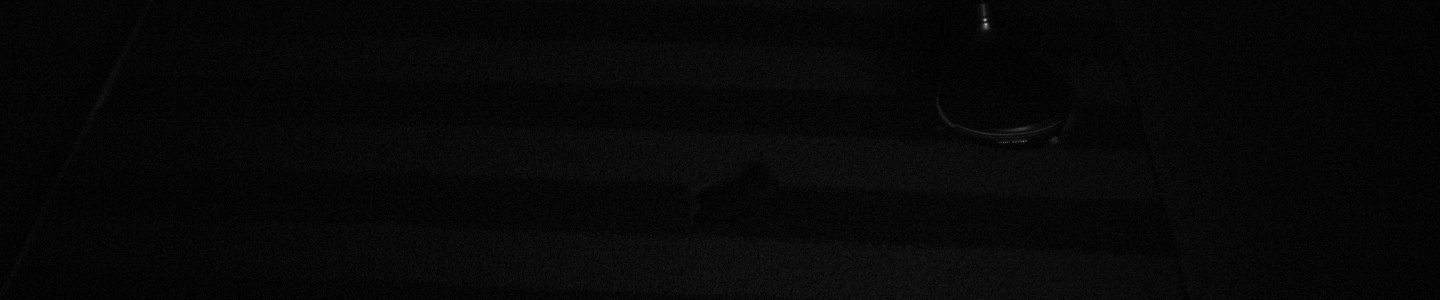
#> input picture shot-image-jpg/driver/no_marker_ball-1/Gamma_1_15.jpg, 1440 x 300 px
$ python -i process_v7_dimples.py   (imports and definitions only)   (older library calls are emulated)
#> lines starting #> are read from the running program, lines starting #| are printed output that depends on the picture; after the words box and inside, x2 and y2 are one past the last pixel; in counts of white or black regions, pixels touching at a corner belong together
#!/usr/bin/env python3
# -*- coding: utf-8 -*-
"""
v7.0 딤플 분석기 독립 실행 스크립트
BMP 직접 처리 및 혁신적 딤플 분석
"""

import cv2
import numpy as np
import json
import struct
from pathlib import Path
from typing import Dict, List, Tuple, Optional, Union
import warnings
# [1 line not run here, left out]

class DimpleAnalyzerV7Standalone:
    """BMP 직접 처리 및 혁신적 딤플 분석 시스템 v7.0 - 독립 실행 버전"""

    def __init__(self, fps: int = 820, debug: bool = True):
        self.fps = fps
        self.debug = debug
        self.pixel_to_mm = 0.1

        self.dimple_params = {
            'zoom_factor': 3,
            'gamma': 0.5,
            'clahe_clip_limit': 2.0,
            'overexposure_threshold': 240,
            'min_dimple_radius': 2,
            'max_dimple_radius': 8
        }

        if self.debug:
            print("=== 딤플 분석 시스템 v7.0 초기화 완료 ===")

    def read_bmp_direct(self, bmp_path: Union[str, Path]) -> Optional[np.ndarray]:
        """BMP 파일 직접 읽기"""
        bmp_path = Path(bmp_path)

        if not bmp_path.exists():
            return None

        try:
            # OpenCV로 읽기 (더 안정적)
            img = cv2.imread(str(bmp_path))
            if img is not None and self.debug:
                print(f"BMP 로드: {bmp_path.name} ({img.shape})")
            return img
        except Exception as e:
            if self.debug:
                print(f"BMP 읽기 실패: {e}")
            return None

    def correct_overexposure(self, image: np.ndarray,
                            ball_center: Tuple[int, int],
                            ball_radius: int) -> np.ndarray:
        """과노출 보정"""
        x, y = ball_center
        r = ball_radius

        # ROI 설정
        roi_size = int(r * 3)
        x1 = max(0, x - roi_size//2)
        y1 = max(0, y - roi_size//2)
        x2 = min(image.shape[1], x + roi_size//2)
        y2 = min(image.shape[0], y + roi_size//2)

        roi = image[y1:y2, x1:x2].copy()

        if roi.size == 0:
            return image

        # 그레이스케일 변환
        gray_roi = cv2.cvtColor(roi, cv2.COLOR_BGR2GRAY) if len(roi.shape) == 3 else roi

        # 과노출 영역 검출
        overexposed_mask = gray_roi > self.dimple_params['overexposure_threshold']

        if np.sum(overexposed_mask) > 0:
            # 감마 보정
            gamma = self.dimple_params['gamma']
            gamma_corrected = np.power(gray_roi / 255.0, gamma) * 255.0
            gamma_corrected = gamma_corrected.astype(np.uint8)

            # CLAHE
            clahe = cv2.createCLAHE(clipLimit=self.dimple_params['clahe_clip_limit'],
                                   tileGridSize=(8,8))
            clahe_applied = clahe.apply(gamma_corrected)

            # 언샤프 마스킹
            gaussian = cv2.GaussianBlur(clahe_applied, (0, 0), 2.0)
            unsharp = cv2.addWeighted(clahe_applied, 1.5, gaussian, -0.5, 0)

            # 과노출 영역만 교체
            corrected_roi = gray_roi.copy()
            corrected_roi[overexposed_mask] = unsharp[overexposed_mask]

            # 원본에 적용
            result = image.copy()
            if len(image.shape) == 3:
                result[y1:y2, x1:x2] = cv2.cvtColor(corrected_roi, cv2.COLOR_GRAY2BGR)
            else:
                result[y1:y2, x1:x2] = corrected_roi

            return result

        return image

    def enhanced_ball_detection(self, image: np.ndarray) -> Tuple[Tuple[int, int], int]:
        """향상된 볼 검출"""
        gray = cv2.cvtColor(image, cv2.COLOR_BGR2GRAY) if len(image.shape) == 3 else image

        # Hough Circles로 볼 검출
        circles = cv2.HoughCircles(
            gray, cv2.HOUGH_GRADIENT, 1, 50,
            param1=50, param2=30, minRadius=10, maxRadius=100
        )

        if circles is not None:
            circles = np.round(circles[0, :]).astype("int")
            # 첫 번째 원을 볼로 선택
            x, y, r = circles[0]
            return (x, y), r

        # 기본값
        h, w = gray.shape
        return (w//2, h//2), 30

    def process_single_image(self, img_path: Path, output_path: Path) -> Dict:
        """단일 이미지 처리"""
        # 이미지 읽기
        img = self.read_bmp_direct(img_path)
#> in read_bmp_direct, img is the input picture: shape (300, 1440, 3); min 0, max 172, mean 7.1
#| BMP 로드: Gamma_1_15.jpg ((300, 1440, 3))
        if img is None:
            return {'success': False, 'error': 'Failed to load image'}

        # 볼 검출
        center, radius = self.enhanced_ball_detection(img)
#> in enhanced_ball_detection, `circles = cv2.HoughCircles( gray, cv2.HOUGH_GRADIENT, 1, 50, param1=50..`: circles = 23 rows, first 8: [688.5, 196.5, 98.3], [763.5, 216.5, 82.9], [835.5, 214.5, 81.8], [604.5, 201.5, 88.4], [933.5, 205.5, 84], [986.5, 209.5, 76.3], [659.5, 244.5, 46.3], [1040.5, 221.5, 93.9]
#> in enhanced_ball_detection, `circles = np.round(circles[0, :]).astype("int")`: circles = 23 rows, first 8: [688, 196, 98], [764, 216, 83], [836, 214, 82], [604, 202, 88], [934, 206, 84], [986, 210, 76], [660, 244, 46], [1040, 222, 94]
#> in enhanced_ball_detection, `x, y, r = circles[0]`: x = 688; y = 196; r = 98
#> center = (688, 196); radius = 98

        # 과노출 보정
        corrected = self.correct_overexposure(img, center, radius)
#> in correct_overexposure, `x, y = ball_center`: x = 688; y = 196
#> in correct_overexposure, `r = ball_radius`: r = 98
#> in correct_overexposure, `roi_size = int(r * 3)`: roi_size = 294
#> in correct_overexposure, `x1 = max(0, x - roi_size//2)`: x1 = 541
#> in correct_overexposure, `y1 = max(0, y - roi_size//2)`: y1 = 49
#> in correct_overexposure, `x2 = min(image.shape[1], x + roi_size//2)`: x2 = 835
#> in correct_overexposure, `y2 = min(image.shape[0], y + roi_size//2)`: y2 = 300
#> in correct_overexposure, `roi = image[y1:y2, x1:x2].copy()`:
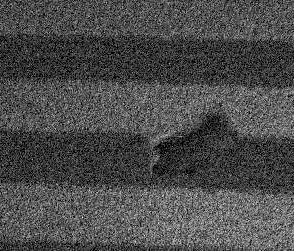
#> roi: shape (251, 294, 3); min 0, max 32, mean 9.7; drawn with min black and max white
#> in correct_overexposure, `overexposed_mask = gray_roi > self.dimple_params['overexposure_thresho..`: overexposed_mask: shape (251, 294) bool; every value is 0

        # 3배 확대 처리
        x, y = center
#> x = 688; y = 196
        r = radius
#> r = 98
        roi_size = int(r * 2)
#> roi_size = 196
        x1 = max(0, x - roi_size//2)
#> x1 = 590
        y1 = max(0, y - roi_size//2)
#> y1 = 98
        x2 = min(img.shape[1], x + roi_size//2)
#> x2 = 786
        y2 = min(img.shape[0], y + roi_size//2)
#> y2 = 294

        ball_roi = corrected[y1:y2, x1:x2]

        if ball_roi.size > 0:
            # 3배 확대
            zoomed = cv2.resize(ball_roi, None, fx=3, fy=3, interpolation=cv2.INTER_CUBIC)

            # 그레이스케일 변환
            gray_zoomed = cv2.cvtColor(zoomed, cv2.COLOR_BGR2GRAY) if len(zoomed.shape) == 3 else zoomed

            # 딤플 강조 필터링
            # 라플라시안
            laplacian = cv2.Laplacian(gray_zoomed, cv2.CV_64F)
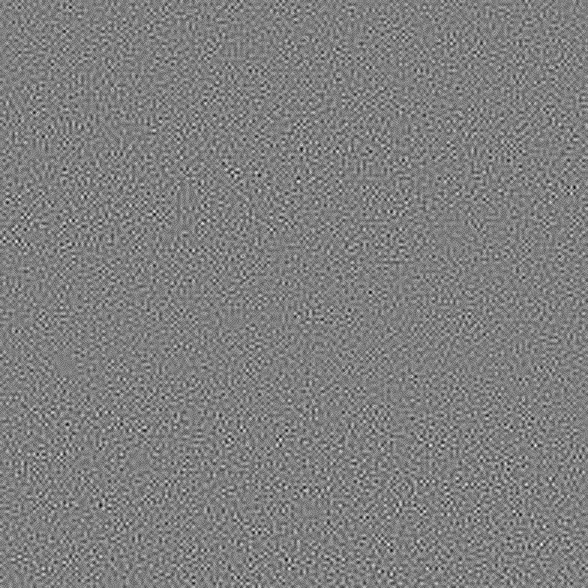
#> laplacian: shape (588, 588) float64; min -16, max 16, mean 0.000136; drawn with min black and max white
            laplacian = np.uint8(np.absolute(laplacian))
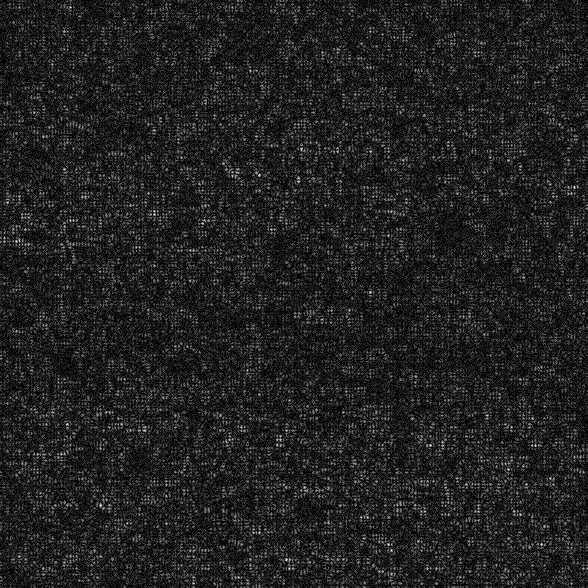
#> laplacian: shape (588, 588); min 0, max 16, mean 2.08; drawn with min black and max white

            # DoG
            g1 = cv2.GaussianBlur(gray_zoomed, (5, 5), 1.0)
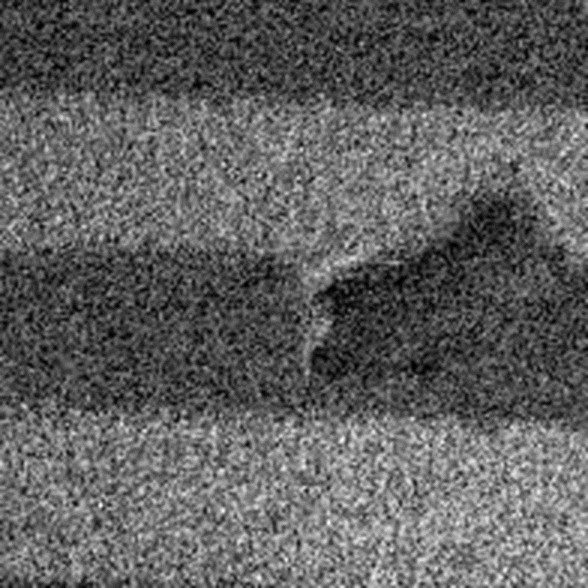
#> g1: shape (588, 588); min 0, max 26, mean 9.8; drawn with min black and max white
            g2 = cv2.GaussianBlur(gray_zoomed, (9, 9), 2.0)
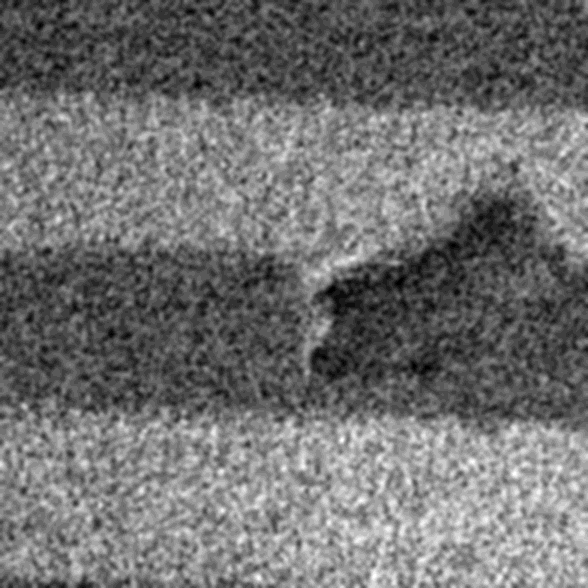
#> g2: shape (588, 588); min 1, max 21, mean 9.8; drawn with min black and max white
            dog = cv2.subtract(g1, g2)

            # Top-hat
            kernel = cv2.getStructuringElement(cv2.MORPH_ELLIPSE, (3, 3))
            tophat = cv2.morphologyEx(gray_zoomed, cv2.MORPH_TOPHAT, kernel)
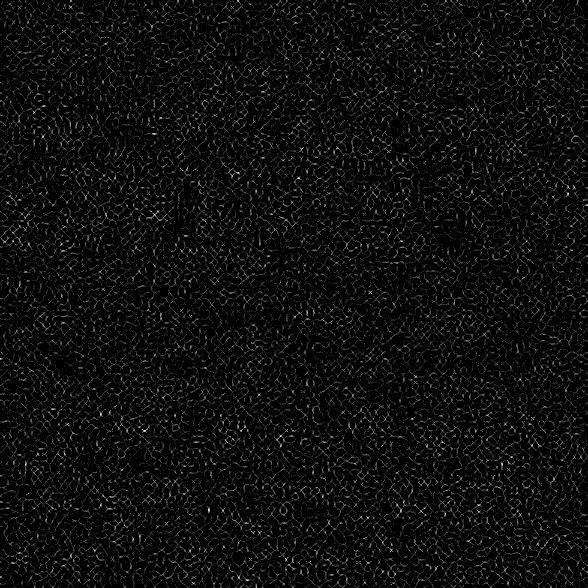
#> tophat: shape (588, 588); min 0, max 7, mean 0.315; drawn with min black and max white

            # 결합
            enhanced = cv2.addWeighted(gray_zoomed, 0.4, laplacian, 0.3, 0)
            enhanced = cv2.addWeighted(enhanced, 0.7, dog, 0.3, 0)

            # 최종 이미지에 적용
            final = corrected.copy()

            # 확대된 영역을 원본 크기로 축소하여 적용
            resized_enhanced = cv2.resize(enhanced, (x2-x1, y2-y1))
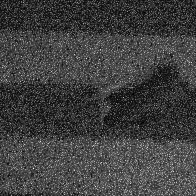
#> resized_enhanced: shape (196, 196); min 0, max 14, mean 3.56; drawn with min black and max white
            if len(final.shape) == 3:
                final[y1:y2, x1:x2] = cv2.cvtColor(resized_enhanced, cv2.COLOR_GRAY2BGR)
#> final: shape (300, 1440, 3); 8.72% of pixels changed, all inside (x1, y1, x2, y2) = (590, 98, 786, 294)
            else:
                final[y1:y2, x1:x2] = resized_enhanced

            # 저장
            success = cv2.imwrite(str(output_path), final)

            if success:
                return {
                    'success': True,
                    'ball_center': center,
                    'ball_radius': radius,
                    'output': str(output_path)
                }

        # 실패 시 원본 저장
        cv2.imwrite(str(output_path), corrected)
        return {
            'success': True,
            'ball_center': center,
            'ball_radius': radius,
            'output': str(output_path)
        }


# [65 lines left out: function main, not called in this run]


# [2 lines not run here, left out]

>>> result = DimpleAnalyzerV7Standalone().process_single_image('shot-image-jpg/driver/no_marker_ball-1/Gamma_1_15.jpg', 'out.png')
#> result = {'success': True, 'ball_center': (688, 196), 'ball_radius': 98, 'output': 'out.png'}
